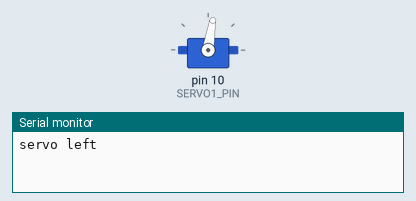
The sketch below on a simulated Arduino Uno, built with avr-gcc and run on an emulated ATmega328P. Shown: servo, the last lines printed to the serial monitor.

Above: at 1.16 s.
At 9.84 s:
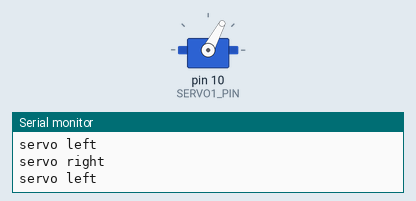
At 18.7 s:
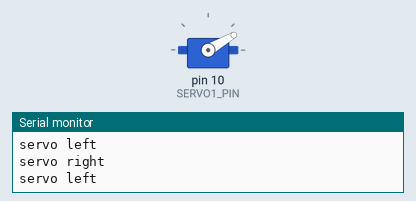
At 37.9 s:
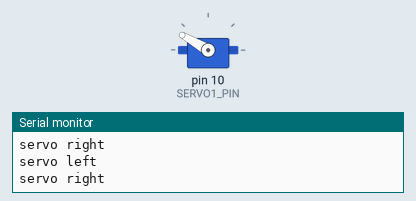
Timing chart, 0 to 40.0 s (numbered marks = the images above):
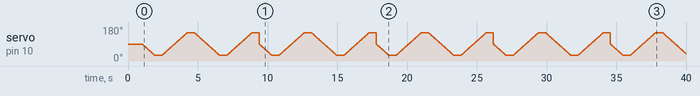

The sketch:

ServoSweepTest.ino
```cpp
#include <Servo.h>

// Simple endless test for Motor Shield v1 SERVO_1.
// SERVO_1 on Adafruit/L293D Motor Shield v1 is Arduino D10.

const int SERVO1_PIN = 10;
const int LEFT_ANGLE = 30;
const int RIGHT_ANGLE = 150;
const int CENTER_ANGLE = 90;
const int STEP_DELAY_MS = 15;
const int END_PAUSE_MS = 500;

Servo servo1;

void setup() {
  Serial.begin(115200);
  servo1.attach(SERVO1_PIN);
  servo1.write(CENTER_ANGLE);
  delay(1000);
}

void loop() {
  Serial.println("servo left");
  sweepServo(CENTER_ANGLE, LEFT_ANGLE);
  delay(END_PAUSE_MS);

  Serial.println("servo right");
  sweepServo(LEFT_ANGLE, RIGHT_ANGLE);
  delay(END_PAUSE_MS);

  Serial.println("servo left");
  sweepServo(RIGHT_ANGLE, LEFT_ANGLE);
  delay(END_PAUSE_MS);

  Serial.println("servo right");
  sweepServo(LEFT_ANGLE, RIGHT_ANGLE);
  delay(END_PAUSE_MS);
}

void sweepServo(int fromAngle, int toAngle) {
  if (fromAngle < toAngle) {
    for (int angle = fromAngle; angle <= toAngle; angle++) {
      servo1.write(angle);
      delay(STEP_DELAY_MS);
    }
  } else {
    for (int angle = fromAngle; angle >= toAngle; angle--) {
      servo1.write(angle);
      delay(STEP_DELAY_MS);
    }
  }
}
```
